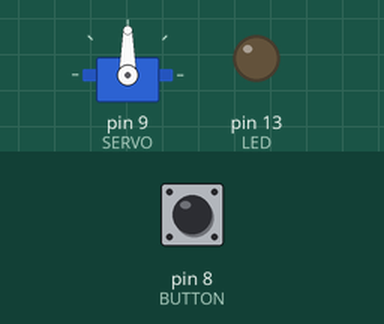
Simulated run of this sketch. Board: Arduino Uno, built with avr-gcc and run on an emulated ATmega328P. Parts: servo, output pins drawn as LEDs (lit = HIGH). The inputs (shaded band) are chosen by the test bench; at power-on: pin 8 (BUTTON) LOW.

Above: at 2.2 s.
2.3 s: pin 8 (BUTTON) pulled HIGH for 0.15 s
At 2.37 s:
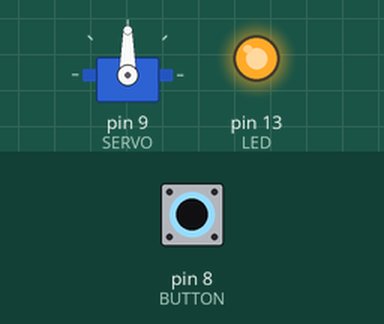
5.4 s: pin 8 (BUTTON) pulled HIGH for 1 s
At 7.1 s:
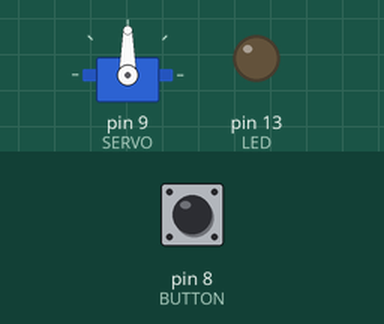
9.4 s: pin 8 (BUTTON) pulled HIGH for 3.2 s
At 13.0 s:
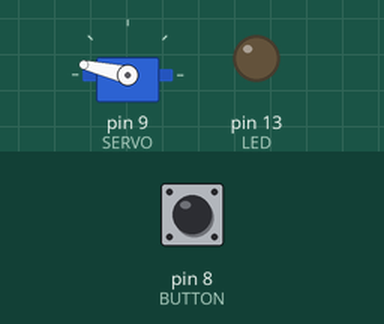
14.1 s: pin 8 (BUTTON) pulled HIGH for 1 s
At 14.9 s:
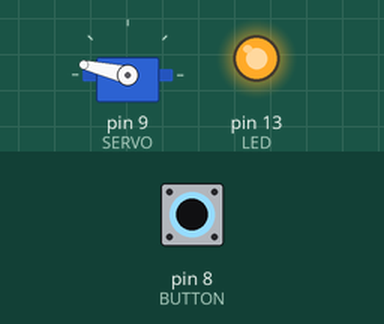
Timing chart, 0 to 22.1 s (numbered marks = the images above; inputs shaded):
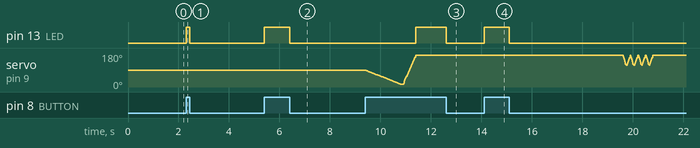

Measured:
- after the input at 2.3 s, pin 13 (LED): LOW → HIGH at once, → LOW 0.15 s later; servo on pin 9 (SERVO): stays 90° (without the input it goes to 89° after 1.7 s)
- after the input at 5.4 s, pin 13 (LED): LOW → HIGH at once, → LOW 1.0 s later; servo on pin 9 (SERVO): stops changing and stays 90°
- after the input at 9.4 s, pin 13 (LED): LOW → HIGH after 2.0 s, → LOW 1.2 s later
- after the input at 14.1 s, pin 13 (LED): LOW → HIGH at once, → LOW 1.0 s later

The sketch:

Programa3.ino
```cpp
#include <VarSpeedServo.h>

#define LDR A2
const int BUTTON = 8;
const int SERVO = 9;
const int LED = 13;
const int COUNTER_MAX = 7;

VarSpeedServo servo;

int angle = 100 ;
int velocity = 75;
int light;
int light_init = 0;
int counter = 0;
int attention_level = 1;
bool flag1 = 0;
bool flag2 = 0;
unsigned long time0 = 0;
unsigned long time1 = 0;


void setup() {
    pinMode(LDR, INPUT);
    pinMode(BUTTON, INPUT);
    pinMode(LED, OUTPUT);

    delay(1000);
    light_init = analogRead(LDR);
    servo.attach(SERVO, 0, 150);

    time0 = millis();
}

void loop() {
    if(counter < COUNTER_MAX) {
        velocity += (counter * 25);
    } else {
        velocity = 200;
        light = analogRead(LDR);
        if(light < (light_init - (0.1*light_init))) {
            angle = map(light, 0, light_init, 5, 70);
            servo.slowmove(angle, velocity);
            flag2 = 1;
        } else {
            flag2 = 0;
        }
    }

    if(digitalRead(BUTTON)) {
        flag1 = 1;
        digitalWrite(LED, HIGH);
        time0 = millis();
        angle = 0;
    } else {
        if(flag1) {
          counter = counter + 1;
          flag1 = 0;
        }
        digitalWrite(LED, LOW);
        angle = 167;
    }
    if(!flag2) {
      servo.slowmove(angle, velocity);
      velocity = 75;
    }

    time1 = millis();
    if((time1 - time0) > 3000 && counter < COUNTER_MAX) {
        entertainment();
    }
}

void entertainment() {
    if(attention_level == 3) {
        attention_level = 1;
    }

    switch(attention_level) {
        case 1:
            move_servo(15, 35, 1500, 0);
            move_servo(167, 200, 500 , 1);
            break;
        case 2:
            delay(1500);
            for(int i=0; i<4; i++) {
                move_servo(115, 255, 150, 0);
                move_servo(167, 255, 150, 0);
                servo.slowmove(angle, velocity);
            }
            attention_level = attention_level + 1;
            time0 = millis();
            break;
        default:
            break;
    }
}

void move_servo(int a, int b, int c, int d) {
    servo.slowmove(a, b);
    delay(c);

    if(d == 1) {
        servo.slowmove(angle, velocity);
        attention_level = attention_level + 1;
    }
}
```
